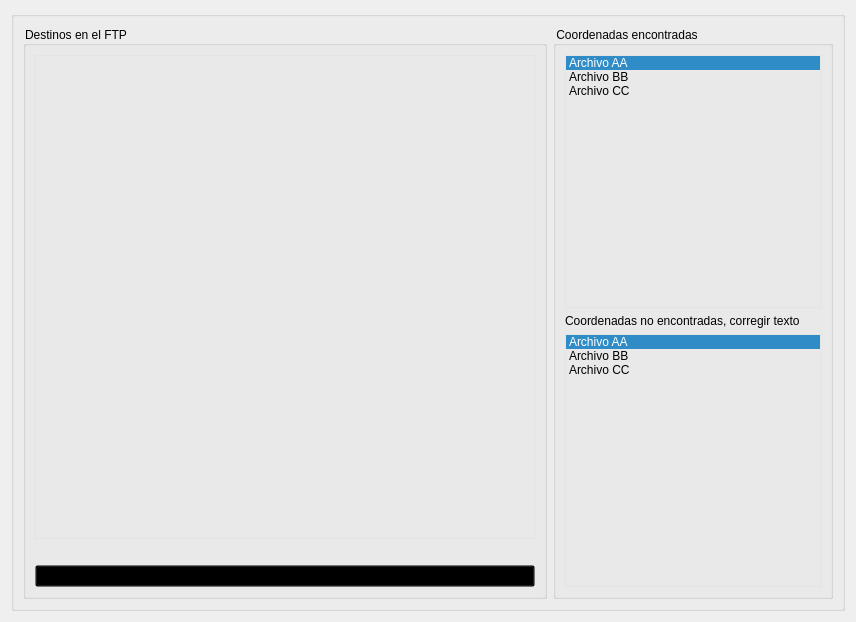
      <widget class="QWidget" name="tab_2">
       <attribute name="title">
        <string>Destinos</string>
       </attribute>
       <layout class="QGridLayout" name="gridLayout_11">
        <item row="0" column="0">
         <widget class="QGroupBox" name="groupBox">
          <property name="minimumSize">
           <size>
            <width>800</width>
            <height>600</height>
           </size>
          </property>
          <property name="styleSheet">
           <string notr="true">background:transparent;</string>
          </property>
          <property name="title">
           <string/>
          </property>
          <layout class="QGridLayout" name="gridLayout_4">
           <item row="0" column="0">
            <widget class="QGroupBox" name="groupBox_23">
             <property name="sizePolicy">
              <sizepolicy hsizetype="Expanding" vsizetype="Expanding">
               <horstretch>0</horstretch>
               <verstretch>0</verstretch>
              </sizepolicy>
             </property>
             <property name="minimumSize">
              <size>
               <width>0</width>
               <height>0</height>
              </size>
             </property>
             <property name="maximumSize">
              <size>
               <width>12345</width>
               <height>12345</height>
              </size>
             </property>
             <property name="styleSheet">
              <string notr="true">background:transparent;</string>
             </property>
             <property name="title">
              <string>Destinos en el FTP</string>
             </property>
             <layout class="QGridLayout" name="gridLayout_6">
              <item row="0" column="0">
               <widget class="QListWidget" name="listDestinos">
                <property name="sizePolicy">
                 <sizepolicy hsizetype="Expanding" vsizetype="Expanding">
                  <horstretch>0</horstretch>
                  <verstretch>0</verstretch>
                 </sizepolicy>
                </property>
                <property name="minimumSize">
                 <size>
                  <width>500</width>
                  <height>0</height>
                 </size>
                </property>
                <property name="styleSheet">
                 <string notr="true">background:transparent;
border: 1px  solid rgba(190, 219, 189, 55);
</string>
                </property>
                <property name="verticalScrollBarPolicy">
                 <enum>Qt::ScrollBarAlwaysOff</enum>
                </property>
                <property name="horizontalScrollBarPolicy">
                 <enum>Qt::ScrollBarAlwaysOff</enum>
                </property>
               </widget>
              </item>
              <item row="1" column="0">
               <spacer name="horizontalSpacer_9">
                <property name="sizePolicy">
                 <sizepolicy hsizetype="Expanding" vsizetype="Minimum">
                  <horstretch>0</horstretch>
                  <verstretch>0</verstretch>
                 </sizepolicy>
                </property>
                <property name="orientation">
                 <enum>Qt::Horizontal</enum>
                </property>
                <property name="sizeType">
                 <enum>QSizePolicy::Expanding</enum>
                </property>
                <property name="sizeHint" stdset="0">
                 <size>
                  <width>40</width>
                  <height>20</height>
                 </size>
                </property>
               </spacer>
              </item>
              <item row="2" column="0">
               <widget class="QPushButton" name="btnSyncDestinos">
                <property name="sizePolicy">
                 <sizepolicy hsizetype="Maximum" vsizetype="Maximum">
                  <horstretch>0</horstretch>
                  <verstretch>0</verstretch>
                 </sizepolicy>
                </property>
                <property name="maximumSize">
                 <size>
                  <width>12345</width>
                  <height>40</height>
                 </size>
                </property>
                <property name="text">
                 <string>Sincronizar destinos</string>
                </property>
               </widget>
              </item>
             </layout>
            </widget>
           </item>
           <item row="0" column="1">
            <widget class="QGroupBox" name="groupBox_22">
             <property name="sizePolicy">
              <sizepolicy hsizetype="Expanding" vsizetype="Expanding">
               <horstretch>0</horstretch>
               <verstretch>0</verstretch>
              </sizepolicy>
             </property>
             <property name="minimumSize">
              <size>
               <width>0</width>
               <height>0</height>
              </size>
             </property>
             <property name="maximumSize">
              <size>
               <width>12345</width>
               <height>16777215</height>
              </size>
             </property>
             <property name="styleSheet">
              <string notr="true">background:transparent;</string>
             </property>
             <property name="title">
              <string>Coordenadas encontradas</string>
             </property>
             <layout class="QGridLayout" name="gridLayout_5">
              <item row="0" column="0">
               <widget class="QListWidget" name="tablePochtecaLatLong">
                <property name="sizePolicy">
                 <sizepolicy hsizetype="Expanding" vsizetype="Expanding">
                  <horstretch>0</horstretch>
                  <verstretch>0</verstretch>
                 </sizepolicy>
                </property>
                <property name="styleSheet">
                 <string notr="true">background:transparent;
border: 1px  solid rgba(190, 219, 189, 55);
</string>
                </property>
                <property name="verticalScrollBarPolicy">
                 <enum>Qt::ScrollBarAlwaysOff</enum>
                </property>
                <property name="horizontalScrollBarPolicy">
                 <enum>Qt::ScrollBarAlwaysOff</enum>
                </property>
                <property name="currentRow">
                 <number>0</number>
                </property>
                <item>
                 <property name="text">
                  <string>Archivo AA</string>
                 </property>
                </item>
                <item>
                 <property name="text">
                  <string>Archivo BB</string>
                 </property>
                </item>
                <item>
                 <property name="text">
                  <string>Archivo CC</string>
                 </property>
                </item>
               </widget>
              </item>
              <item row="1" column="0">
               <widget class="QLabel" name="label_2">
                <property name="text">
                 <string>Coordenadas no encontradas, corregir texto</string>
                </property>
               </widget>
              </item>
              <item row="2" column="0">
               <widget class="QListWidget" name="tablePochtecaLatLong_2">
                <property name="sizePolicy">
                 <sizepolicy hsizetype="Expanding" vsizetype="Expanding">
                  <horstretch>0</horstretch>
                  <verstretch>0</verstretch>
                 </sizepolicy>
                </property>
                <property name="styleSheet">
                 <string notr="true">background:transparent;
border: 1px  solid rgba(190, 219, 189, 55);
</string>
                </property>
                <property name="verticalScrollBarPolicy">
                 <enum>Qt::ScrollBarAlwaysOff</enum>
                </property>
                <property name="horizontalScrollBarPolicy">
                 <enum>Qt::ScrollBarAlwaysOff</enum>
                </property>
                <property name="currentRow">
                 <number>0</number>
                </property>
                <item>
                 <property name="text">
                  <string>Archivo AA</string>
                 </property>
                </item>
                <item>
                 <property name="text">
                  <string>Archivo BB</string>
                 </property>
                </item>
                <item>
                 <property name="text">
                  <string>Archivo CC</string>
                 </property>
                </item>
               </widget>
              </item>
             </layout>
            </widget>
           </item>
          </layout>
         </widget>
        </item>
       </layout>
      </widget>
